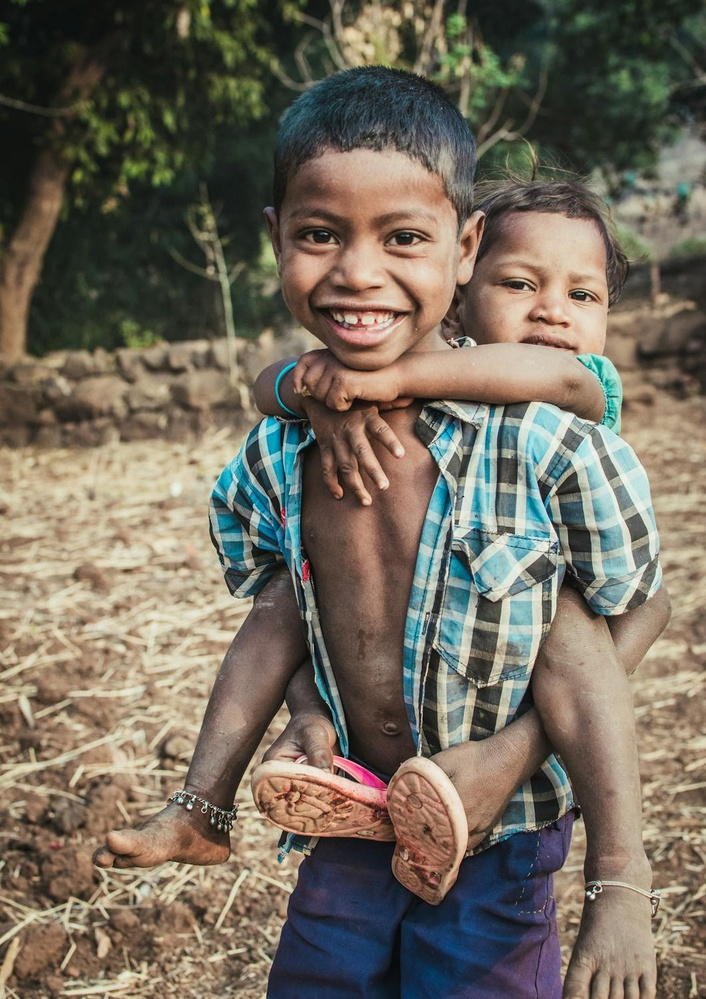
#> input picture Artificial-intelligance/pexels-photo-1427430.jpeg, 706 x 999 px, shrunk from 1061 x 1500 before the run, found by its file name
$ jupyter execute opencv.ipynb
#> lines starting #> are read from the running program, lines starting #| are printed output that depends on the picture; after the words box and inside, x2 and y2 are one past the last pixel; in counts of white or black regions, pixels touching at a corner belong together
#OpenCV, short for Open Source Computer Vision Library, is an open-source computer vision and machine learning software library. Originally developed by Intel, it is now maintained by a community of developers under the OpenCV Foundation.

#The term Computer vision is used for a subject of performing the analysis of digital images and videos using a computer program

**Computer vision** is a field of computer science that focuses on enabling computers to identify and understand objects and people in images and videos.

let's simplify it. We'll focus on basic image preprocessing steps like converting an image to grayscale, applying Gaussian blur, and detecting edges using the Canny edge detector. Here's a simpler example:

**Simple Example: Image Preprocessing**

Step-by-Step Code:

Read an image

Convert the image to grayscale

Apply Gaussian blur

Detect edges using the Canny edge detector

Display the results

steps of image preprocessing and edge detection using OpenCV-Python.

[cell 1]
import cv2
import matplotlib.pyplot as plt

[cell 2]
# Step 1: Read the image from file
image = cv2.imread('/content/pexels-photo-1427430.jpeg')
#> image is the input picture: shape (999, 706, 3); mean B, G, R 93.5, 107.4, 115.6

Converts the image from BGR (Blue, Green, Red) color space to grayscale.

[cell 3]
# Step 2: Convert the image to grayscale
gray_image = cv2.cvtColor(image, cv2.COLOR_BGR2GRAY)
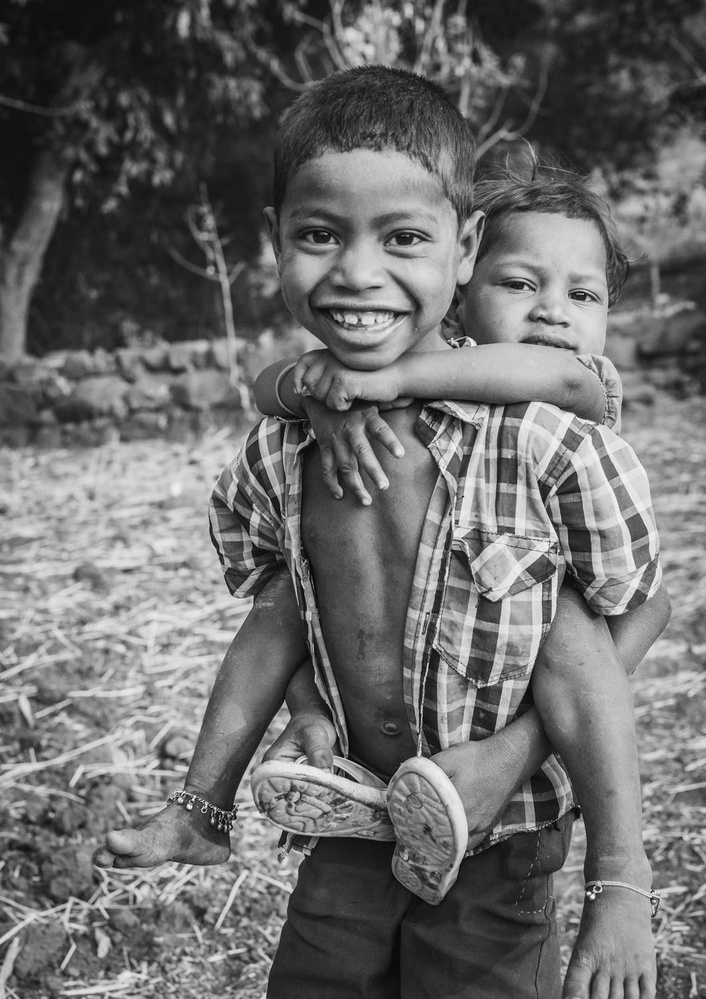
#> gray_image: shape (999, 706); min 1, max 250, mean 108.3

Applies Gaussian blur to the grayscale image to reduce noise and detail. The (5, 5) tuple specifies the kernel size, and 0 is the standard deviation in the X and Y directions.

[cell 4]
# Step 3: Apply Gaussian blur to reduce noise
blurred_image = cv2.GaussianBlur(gray_image, (5, 5), 0)

Applies Gaussian blur to the grayscale image to reduce noise and detail. The (5, 5) tuple specifies the kernel size, and 0 is the standard deviation in the X and Y directions.

[cell 5]
# Step 4: Detect edges using the Canny edge detector
edges = cv2.Canny(blurred_image, 50, 150)
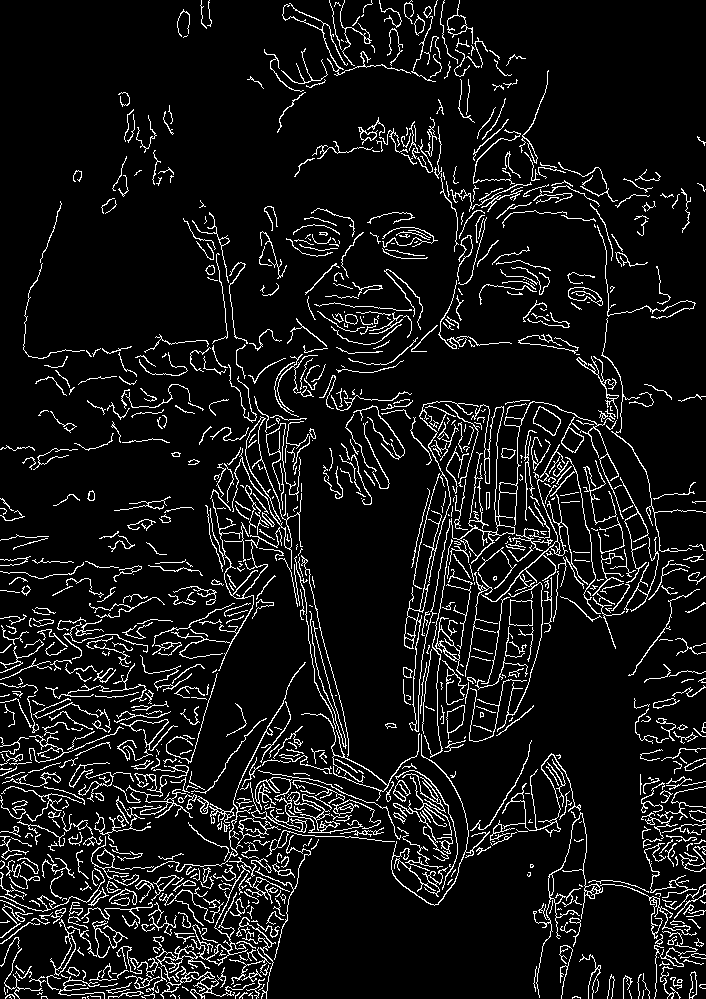
#> edges: shape (999, 706); 8.6% white in thin lines or dots

Detects edges in the blurred image. The lower threshold is 50, and the upper threshold is 150. These thresholds determine how strong an edge needs to be before it is included in the output.

[cell 6]
# Step 5: Display the results using matplotlib
plt.figure(figsize=(10, 5))

[cell 7]
# Step 5: Display the results using matplotlib
plt.figure(figsize=(10, 5))

plt.subplot(1, 3, 1)
plt.title('Original Image')
plt.imshow(cv2.cvtColor(image, cv2.COLOR_BGR2RGB))
plt.axis('off')

plt.subplot(1, 3, 2)
plt.title('Grayscale Image')
plt.imshow(gray_image, cmap='gray')
plt.axis('off')

plt.subplot(1, 3, 3)
plt.title('Edges')
plt.imshow(edges, cmap='gray')
plt.axis('off')

plt.show()
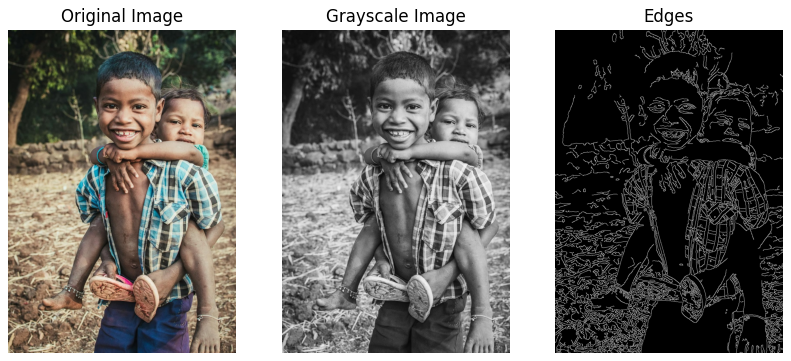
#> figure drawn by matplotlib, 3 panels

Explanation:

Reading the Image: The image is read from a file using cv2.imread.

Grayscale Conversion: The image is converted to grayscale using cv2.cvtColor to simplify the processing.

Gaussian Blur: Gaussian blur is applied using cv2.
GaussianBlur to smooth the image and reduce noise.

Edge Detection: Edges are detected using the Canny edge detector with cv2.Canny.

Displaying Results: The original image, grayscale image, and edge-detected image are displayed using matplotlib.

#Object Detection with Haar Cascades

[cell 8]
import cv2    # cv2 is the OpenCV library used for image processing.
from google.colab.patches import cv2_imshow  # cv2_imshow is a function from the google.colab.patches module that allows us to display images in Google Colab.

# Load the pre-trained Haar Cascade for face detection
#This file (haarcascade_frontalface_default.xml) contains the data needed for detecting faces.
face_cascade = cv2.CascadeClassifier(cv2.data.haarcascades + 'haarcascade_frontalface_default.xml')

# Read the input image
img = cv2.imread('/content/Byr_ShortHairRoundFace_LeadRecirc-7e7b338fa0a2464b9c6751e4c7507155.webp')
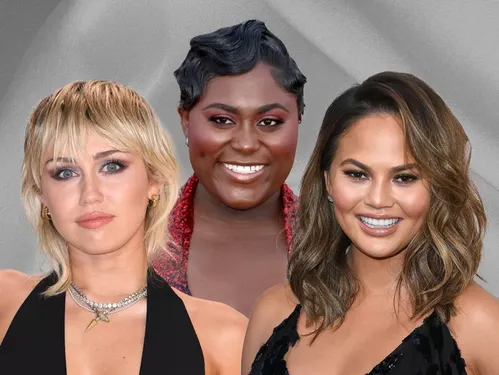
#> input picture Artificial-intelligance/Byr_ShortHairRoundFace_LeadRecirc-7e7b338fa0a2464b9c6751e4c7507155.webp, 499 x 375 px, shrunk from 750 x 563 before the run, found by its file name
#> img is the input picture: shape (375, 499, 3); mean B, G, R 107, 117.9, 145
#cv2.cvtColor converts the image from its original color space (BGR) to grayscale. Face detection works better on grayscale images because it simplifies the image data.
gray = cv2.cvtColor(img, cv2.COLOR_BGR2GRAY)
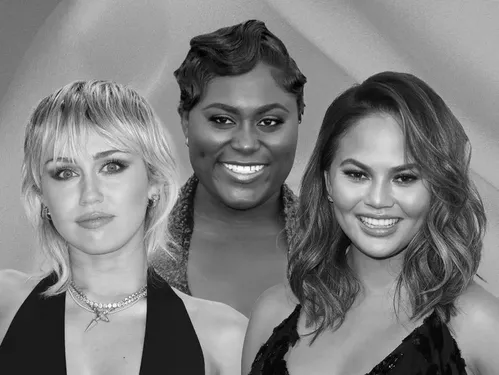
#> gray: shape (375, 499); min 0, max 255, mean 124.8

# # Detect faces
# 1.1: The scale factor. Specifies how much the image size is reduced at each image scale.
# 4: The minimum number of neighbors. Specifies how many neighbors each candidate rectangle should have to retain it. This parameter affects the quality of the detected faces.
faces = face_cascade.detectMultiScale(gray, 1.1, 4)
#> faces = [[317, 129, 118, 118], [183, 70, 124, 124], [25, 118, 135, 135]]

# Draw rectangles around detected faces
# This loop iterates over the detected faces.
# For each face, x and y are the coordinates of the top-left corner, and w and h are the width and height of the rectangle.
# cv2.rectangle draws a rectangle around each detected face on the original image. The color of the rectangle is blue (specified by (255, 0, 0) in BGR format), and the thickness of the rectangle is 2 pixels.
for (x, y, w, h) in faces:
    cv2.rectangle(img, (x, y), (x + w, y + h), (255, 0, 0), 2)
#> this loop made 3 passes
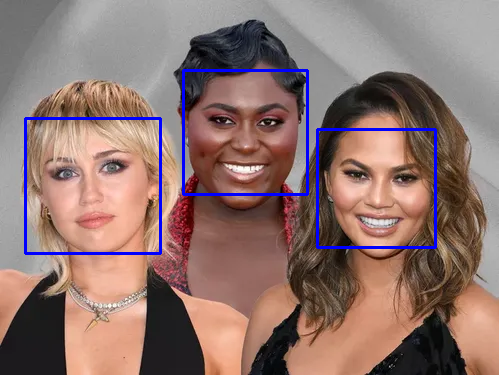
#> img: shape (375, 499, 3); 2.41% of pixels changed, all inside (x1, y1, x2, y2) = (24, 69, 437, 255)

# Display the output
# Display Image:
# cv2_imshow displays the image with the rectangles drawn around detected faces.
# cv2.waitKey(0) waits indefinitely for a key press. This is necessary to keep the window open until the user decides to close it.
# cv2.destroyAllWindows closes all the OpenCV windows. In the context of Colab, this line doesn't have an effect, but it's good practice to include it for code that might run in a local environment.
cv2_imshow(img)
cv2.waitKey(0)
cv2.destroyAllWindows()
